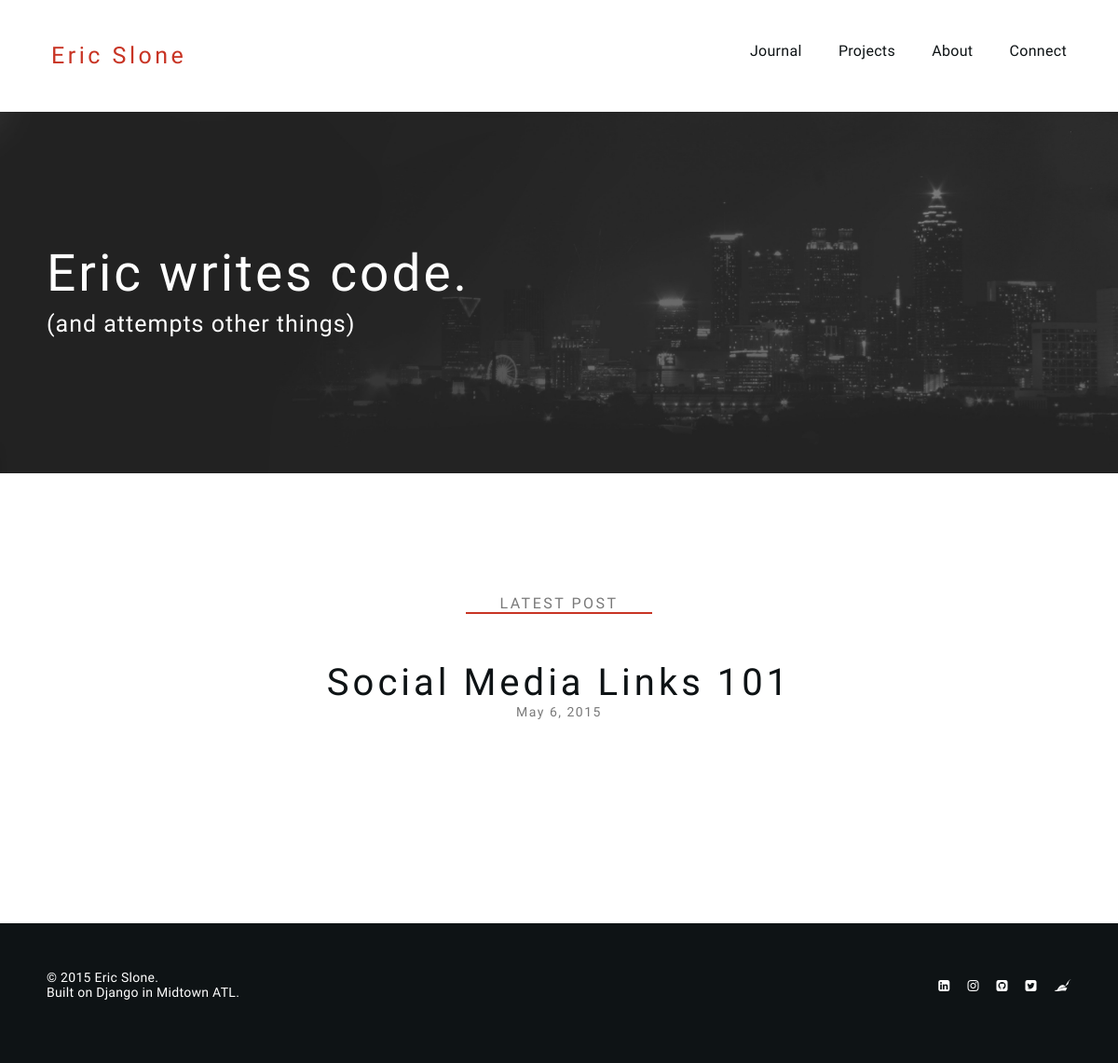
The page / on the database its author committed.
### articles/models.py (models this page shows, shortened)
class Article(models.Model):
  article_title = models.CharField(max_length=999)
  article_slug = models.CharField(max_length=999, unique=True)
  article_description = models.TextField(blank=True)
  article_text = models.TextField()
  article_image = models.ImageField(upload_to='article-images/', blank=True)
  article_upload_date = models.DateField(blank=True)

### users/views.py (the view)
# urls.py: url(r'^$', 'users.views.index', name='index'),
def index(request):
  context = dict()
  context['pagetitle'] = 'Home'
  context['articles'] = Article.objects.all().order_by('-id')
  return render(request, 'users/index.html', context)

### templates/users/index.html (shortened to what this page needs)
{% extends "base.html" %}
{% load staticfiles %}
{% block content %}
  <div class="header-image" style="background: url({% static 'images/head.jpg' %}); background-size:cover;">
	<div class="header-large-text">
		Eric writes code.
	</div>
	<div class="header-small-text">
		(and attempts other things)
	</div>
  </div>
  <div class="latest-posts">
    LATEST POST
  </div>
  {% for article in articles|slice:":1" %}
	<div class="home-article-title">
		<a href="/post/{{ article.id }}/{{ article.article_slug }}/" class="home-article-title-link">
			{{ article.article_title }}
		</a>
	</div>
	<div class="home-article-date">
		{{ article.article_upload_date }}
	</div>
  {% endfor %}
{% endblock content %}

### static/css/main.css (style rules this page uses)
html, body { margin:0; padding:0; height:100%; }
body { background:#fff; color: #0E1315; font-size: 16px; font-family: 'Quattrocento', serif; margin:0; padding:0; }
a { color:#c83424; text-decoration:none; }
.header-image { background-size:cover; color:#fff; padding-left:50px; padding-top:150px; padding-bottom:150px; font-family: 'Hind', sans-serif; }
.header-large-text { font-size:55px; letter-spacing:3px; line-height:0.85; }
.header-small-text { font-size:25px; letter-spacing:1px; margin-top:20px; line-height:0.85; }
.latest-posts { font-family: 'Hind', sans-serif; letter-spacing:2.5px; margin-left:auto; margin-right:auto; width:200px; border-bottom:2px solid #c83424; text-align:center; font-size:16px; padding-top:130px; margin-bottom:50px; color:#797979; }
.home-article-title { font-family: 'Hind', sans-serif; letter-spacing:4px; width:100%; text-align:center; font-size:40px; }
a.home-article-title-link { color:#0E1315; }
.home-article-date { font-family: 'Hind', sans-serif; letter-spacing:1.5px; width:100%; text-align:center; font-size:14px; color:#797979; margin-bottom:200px; }

### rows shown on the page
Article: article_title "Social Media Links 101", article_upload_date "May 6, 2015"
